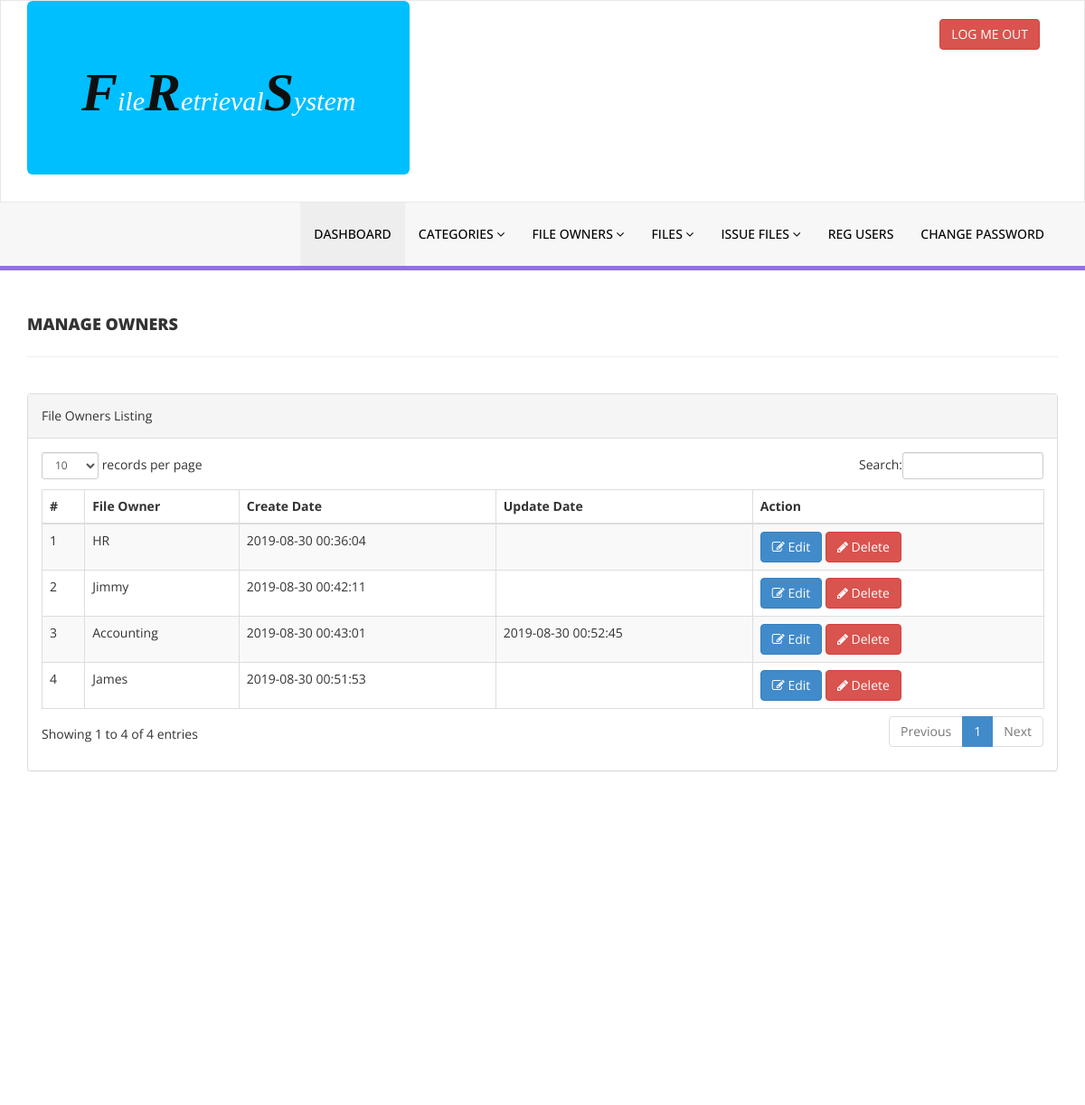
/frms/admin/manage-owners.php (signed in), run on the app's committed database.
### tables this page shows
CREATE TABLE `tblowners` (
  `id` int(11) NOT NULL,
  `OwnerName` varchar(159) DEFAULT NULL,
  `creationDate` timestamp NULL DEFAULT current_timestamp(),
  `UpdationDate` timestamp NULL DEFAULT NULL ON UPDATE current_timestamp()
);

### frms/admin/manage-owners.php (the view, shortened to what this page needs)
<?php
include('includes/config.php');
if(strlen($_SESSION['alogin'])==0)
    {
header('location:index.php');
}
else{
    ?>
<!DOCTYPE html>
<head>
    <link href="assets/css/bootstrap.css" rel="stylesheet" />
    <link href="assets/css/font-awesome.css" rel="stylesheet" />
    <link href="assets/js/dataTables/dataTables.bootstrap.css" rel="stylesheet" />
    <link href="assets/css/style.css" rel="stylesheet" />
</head>
<body>
<?php include('includes/header.php');?>
    <div class="content-wrapper">
         <div class="container">
        <div class="row pad-botm">
            <div class="col-md-12">
                <h4 class="header-line">Manage owners</h4>
    </div>
     <div class="row">
</div>
        </div>
            <div class="row">
                <div class="col-md-12">
                    <div class="panel panel-default">
                        <div class="panel-heading">
                           File Owners Listing
                        </div>
                        <div class="panel-body">
                            <div class="table-responsive">
                                <table class="table table-striped table-bordered table-hover" id="dataTables-example">
                                    <thead>
                                        <tr>
                                            <th>#</th>
                                            <th>File Owner</th>
                                            <th>Create Date</th>
                                            <th>Update Date</th>
                                            <th>Action</th>
                                        </tr>
                                    </thead>
                                    <tbody>
<?php $sql = "SELECT * from  tblowners";
$query = $dbh -> prepare($sql);
$query->execute();
$results=$query->fetchAll(PDO::FETCH_OBJ);
$cnt=1;
if($query->rowCount() > 0)
{
foreach($results as $result)
{               ?>
                                        <tr class="odd gradeX">
                                            <td class="center"><?php echo htmlentities($cnt);?></td>
                                            <td class="center"><?php echo htmlentities($result->OwnerName);?></td>
                                            <td class="center"><?php echo htmlentities($result->creationDate);?></td>
                                            <td class="center"><?php echo htmlentities($result->UpdationDate);?></td>
                                            <td class="center">
                                            <a href="edit-owner.php?athrid=<?php echo htmlentities($result->id);?>"><button class="btn btn-primary"><i class="fa fa-edit "></i> Edit</button>
                                          <a href="manage-owners.php?del=<?php echo htmlentities($result->id);?>" onclick="return confirm('Are you sure you want to delete?');"" >  <button class="btn btn-danger"><i class="fa fa-pencil"></i> Delete</button>
                                            </td>
                                        </tr>
 <?php $cnt=$cnt+1;}} ?>
                                    </tbody>
                                </table>
                            </div>
                        </div>
                    </div>
                </div>
            </div>
    </div>
    </div>
  <?php include('includes/footer.php');?>
</body>
</html>
<?php } ?>

### frms/admin/assets/css/style.css (style rules this page uses)
.content-wrapper { margin-top: 40px; min-height:800px; padding-bottom:90px; }
.header-line { font-weight:900; padding-bottom:25px; border-bottom:1px solid #eeeeee; text-transform:uppercase; }
.pad-botm { padding-bottom:30px; }

### data on the page
tblowners: OwnerName "HR", creationDate "2019-08-30 00:36:04"
tblowners: OwnerName "Jimmy", creationDate "2019-08-30 00:42:11"
tblowners: OwnerName "Accounting", creationDate "2019-08-30 00:43:01", UpdationDate "2019-08-30 00:52:45"
tblowners: OwnerName "James", creationDate "2019-08-30 00:51:53"
